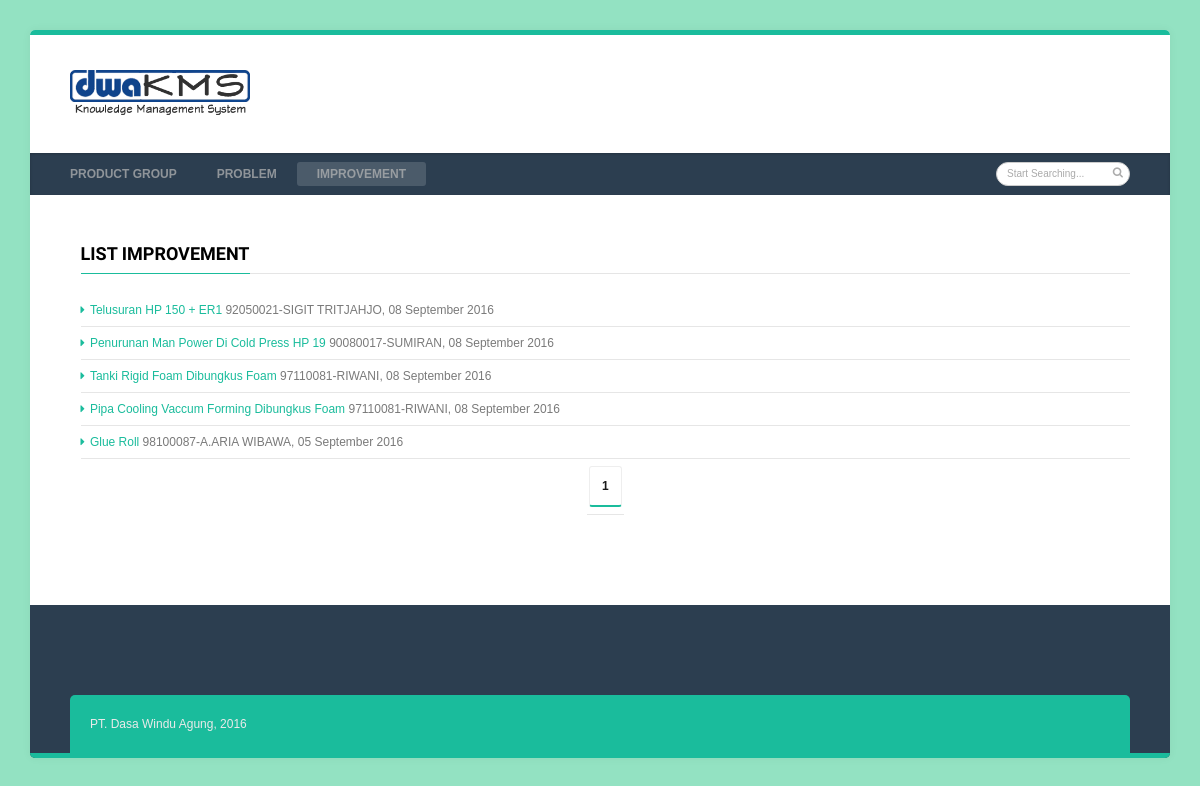
Page /list_improvement.php on the committed database.
### tables this page shows
CREATE TABLE IF NOT EXISTS `tbl_improvement` (
  `id` bigint(20) NOT NULL AUTO_INCREMENT,
  `topic` varchar(255) DEFAULT NULL,
  `date_improvement` date DEFAULT NULL,
  `team_leader` varchar(255) DEFAULT NULL,
  `team_member` varchar(255) DEFAULT NULL,
  `department` varchar(255) DEFAULT NULL,
  `improvement_description` text,
  `rec_user` varchar(255) DEFAULT NULL,
  `rec_datetime` datetime DEFAULT NULL,
  PRIMARY KEY (`id`)
);

### config/global.php (called while the page is built, shortened)
<?php
	$PER_PAGE = 10;
?>

### function/format_date_time.php (called while the page is built, shortened)
<?php
	function convert_date($date, $format_type = 'format_date') {
		$format = array(
			'Sun' => 'Minggu',
			'Mon' => 'Senin',
			'Tue' => 'Selasa',
			'Wed' => 'Rabu',
			'Thu' => 'Kamis',
			'Fri' => 'Jumat',
			'Sat' => 'Sabtu',
			'Jan' => 'Januari',
			'Feb' => 'Februari',
			'Mar' => 'Maret',
			'Apr' => 'April',
			'May' => 'Mei',
			'Jun' => 'Juni',
			'Jul' => 'Juli',
			'Aug' => 'Agustus',
			'Sep' => 'September',
			'Oct' => 'Oktober',
			'Nov' => 'November',
			'Dec' => 'Desember'
		);
		if ($format_type == 'format_date') {
			$var_format = 'd M Y';
		} else if ($format_type == 'format_datetime') {
			$var_format = 'd M Y H:i:s';
		} else if ($format_type == 'format_time') {
			$var_format = 'H:i:s';
		} else {
			$var_format = 'd-M-Y H:i:s';
		}
		if ($date == '0000-00-00 00:00:00' or $date === null) {
			return '-';
		} else {
			return strtr(date($var_format, strtotime($date)), $format);
		}
	}
?>

### list_improvement.php (the view, shortened to what this page needs)
<?php
	include('config/global.php');
	include('function/format_date_time.php');
?>
<!DOCTYPE html>
<html lang="en-US">
	<head>
		<?php include('include/head.php'); ?>
	</head>
	<body class="home page tt_responsive">
		<div id="home" >
			<div id="layout" class="boxed-margin">
				<?php include('include/header.php'); ?>
				<div class="page-content">
					<div class="row clearfix">
						<div class="grid_12 sidebar omega">
							<div id="recent-posts-4" class="widget widget_recent_entries">
								<h3 class="col-title">List Improvement</i></h3>
								<span class="liner"></span>
								<?php
									include('function/connect_db.php');
									include('config/global.php');
									$batas = $PER_PAGE;
									$halaman = (int)(!isset($_GET["halaman"]) ? 1 : $_GET["halaman"]);
									if (empty($halaman)) {
										$posisi = 0;
										$halaman = 1;
									} else {
										$posisi = ($halaman - 1) * $batas;
									}
									$res = mysqli_query($conn, "select * from tbl_improvement
																order by rec_datetime desc
																limit $posisi, $batas");
									$num_rows = mysqli_num_rows($res);
									if ($num_rows > 0) {
										echo "<ul>";
											while ($data = $res->fetch_array()) {
												echo '<li>';
												echo '	<a href="improvement.php?imp_id='.$data['id'].'">'.$data['topic'].'</a>';
												echo '	<span class="post-date">'.$data['team_leader'].', '.convert_date($data['date_improvement']).'</span>';
												echo '</li>';
											}
										echo "</ul>";
									} else {
										echo "Tidak Ada Data";
									}
									$paging = mysqli_query($conn, "select * from tbl_improvement
																   order by rec_datetime desc");
									$jmldata = mysqli_num_rows($paging);
									$jmlhalaman = ceil($jmldata / $batas);
									echo "<div class='pagination-tt clearfix'>";
									echo "<ul>";
									for ($i=1;$i<=$jmlhalaman;$i++){
										if ($i != $halaman) {
											echo "<li><a href=\"list_improvement.php?halaman=$i\">$i</a></li>";
										} else {
											echo "<li><span>$i</span></li>";
										}
									}
									echo "</ul>";
									echo "</div>";
								?>
							</div>
						</div>
					</div>
				</div>
				<?php include('include/footer.php'); ?>
			</div>
		</div>
	</body>
</html>

### include/head.php (shortened to what this page needs)
<link rel="stylesheet" type="text/css" href="css/style.css?ver=1.1" media="all" id="stylesheet-css" />
<link rel="stylesheet" type="text/css" href="css/icons.css?ver=1.0" media="all" id="icons-css" />
<link rel="stylesheet" type="text/css" href="css/animate.css?ver=1.0" media="all" id="animate-css" />
<link rel="stylesheet" type="text/css" href="css/shortcodes.css?ver=4.3.2" media="all" id="shortcodes" />
<link rel="stylesheet" type="text/css" href="css/custom-styles.css" media="all" id="custom-css" />
<link rel="stylesheet" type="text/css" href="css/responsive.css" media="all" id="responsive-css" />
<link rel="stylesheet" type="text/css" href="lib/jstree/style.min.css" />

### include/header.php (shortened to what this page needs)
<header id="header" class="header_v6">
	<div class="head">
		<div class="row clearfix">
			<div class="logo">
				<a href="index.php"><img src="images/logo.png" alt="Official" /></a>
			</div>
		</div>
	</div>
	<div class="headdown my_sticky">
		<div class="row clearfix">
			<nav class="main">
				<ul id="menu-main" class="sf-menu">
					<li class="menu-item"><a href="index.php">Product Group</a>
					</li>
					<li class="menu-item"><a href="list_problem.php">Problem</a></li>
					<li class="menu-item"><a href="list_improvement.php">Improvement</a></li>
				</ul>
			</nav>
			<div class="search">
				<form action="search.php" id="searchform" method="POST" role="search">
					<input id="search" name="txtsearch" type="text" onfocus="if (this.value=='Start Searching...') this.value = '';" onblur="if (this.value=='') this.value = 'Start Searching...';" value="Start Searching..." placeholder="Start Searching ...">
					<button type="submit" name="btnsearch"><i class="icon-search"></i></button>
				</form>
			</div>
		</div>
	</div>
</header>

### include/footer.php
<footer id="footer">
	<div class="footer-last row mtf clearfix">
		<span class="copyright">PT. Dasa Windu Agung, 2016</span>
	</div>
</footer>

### css/custom-styles.css (style rules this page uses)
body { font-family: arial, Helvetica, Arial, sans-serif; font-size: 12px; font-weight: normal; color: #7A7A7A; background-color:#FFFFFF !important; background-image:url(../images/background.png); -webkit-background-size: cover; -moz-background-size: cover; -o-background-size: cover; background-size: cover; background-attachment:fixed; overflow:hidden; }
h3 { font-family: Marcellus, Arial, Helvetica, sans-serif; font-size: 20px; font-weight: bold; color: #000000; }
a { color: #1abc9c; }
.sf-menu a { font-size: 12px; color: #B9B9B9; font-family: arial, Arial, Helvetica, sans-serif; font-weight: bold; }
.head { border-top-width:5px; }
.head { background-color:#FFFFFF; }
.headdown { background-color:#2c3e50 !important; }
.headdown { box-shadow: 0 1px 3px rgba(0, 0, 0, 0.2) inset; }
.logo { width:180px; margin-top:35px; margin-bottom:35px }
.widget li a:before, .tags a:before, .widget_tag_cloud a:before, .widget_official_tags a:before, .wp-tag-cloud li a:before, .tagcloud a:before, .countdown li span { color: #1abc9c !important }
.col-title { border-color:#1abc9c !important }
.head, .arrow-down, .tabs li a.active, .wpb_tabs .wpb_tabs_nav li.ui-tabs-active a { border-top-color:#1abc9c !important }
.pagination-tt ul li a, .pagination-tt ul li span { border-bottom-color:#1abc9c !important }
i, .table table i:before { color:#ACACAC; }
.footer-last { background-color:#1abc9c; }
#footer { color:#ffffff; border-bottom:solid 5px #1abc9c; }
#footer .copyright { color:#eaeaea }
#footer { background-color:#2c3e50 !important; }
.boxed-margin { border-radius: 5px; }
.boxed-margin .footer-last { border-radius:5px 5px 0 0; }
#header .search input { border: 1px solid #CCC; }

### rows in the picture
tbl_improvement: topic "Telusuran HP 150 + ER1", team_leader "92050021-SIGIT TRITJAHJO", date_improvement "08 September 2016"
tbl_improvement: topic "Penurunan Man Power Di Cold Press HP 19", team_leader "90080017-SUMIRAN", date_improvement "08 September 2016"
tbl_improvement: topic "Tanki Rigid Foam Dibungkus Foam", team_leader "97110081-RIWANI", date_improvement "08 September 2016"
tbl_improvement: topic "Pipa Cooling Vaccum Forming Dibungkus Foam", team_leader "97110081-RIWANI", date_improvement "08 September 2016"
tbl_improvement: topic "Glue Roll", team_leader "98100087-A.ARIA WIBAWA", date_improvement "05 September 2016"
